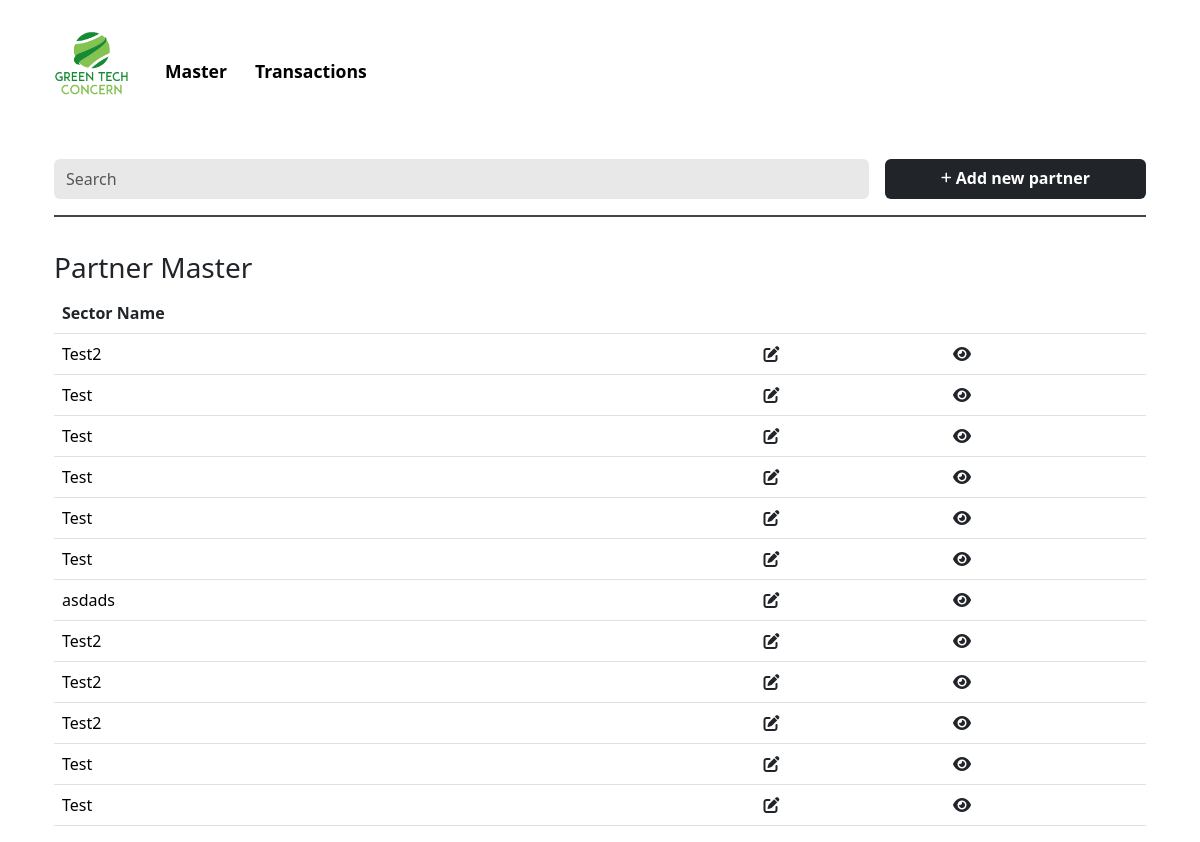
Screenshot of /master/?selection=partner (signed in) with the database file from the repository.
### resecurityapp/models.py (models this page shows, shortened)
class Partner(models.Model):
    Partner_Name = models.CharField(max_length=100)
    address = models.CharField(max_length=255)
    city = models.CharField(max_length=100)
    country = models.CharField(max_length=100)
    Contact_Person = models.CharField(max_length=100)
    email = models.EmailField()

### resecurityapp/views.py (the view)
# urls.py: path('master/', views.master, name='master'),
def master(request):
    fullname = request.session.get('fullname')
    if not fullname:
        return redirect('login')
    companies = Company.objects.order_by('Company_Name')
    sectors = Sector.objects.values('Sector_Name')
    services = Service.objects.values('Service_Name')
    brands = Brand.objects.values('Brand_Name')
    vias = Via.objects.all()
    statuses = Status.objects.all()
    partners = Partner.objects.all()
    selection = request.GET.get('selection', None)
    return render(request, 'master.html', {'companies': companies, 'sectors': sectors, 'services': services, 'vias': vias, 'statuses': statuses, 'brands': brands, 'partners': partners, 'selection': selection})

### templates/master.html (shortened to what this page needs)
{% load static %}
<!doctype html>
<html lang="en">
<head>
    <link href="https://cdn.jsdelivr.net/npm/bootstrap@5.3.2/dist/css/bootstrap.min.css" rel="stylesheet">
    <link href="{% static 'css/homepage.css' %}" rel="stylesheet">
</head>
<body>
    <div class="container">
        <div id="navbar">
            <nav class="navbar navbar-expand-lg justify-content-center">
                <div class="container-fluid mt-3">
                    <a class="navbar-brand" href="{% url 'index' %}">
                        <img src="{% static 'images/logo.png' %}" alt="Resecurity CRM" width="75">
                    </a>
                    <div class="collapse navbar-collapse" id="navbarNav">
                        <ul class="navbar-nav mt-3">
                            <li class="nav-item" id="master">
                                <a class="nav-link fw-semibold" style="cursor: pointer;">Master</a>
                            </li>
                            <li class="nav-item active" id="transactions">
                                <a class="nav-link fw-semibold" href="{% url 'index' %}">Transactions</a>
                            </li>
                        </ul>
                    </div>
                </div>
            </nav>
        </div>
        {% if selection == "company" %}
        <div id="company-section">
            <div class="container mt-5">
                <div class="row g-3">
                    <div class="col">
                        <input class="form-control me-2 py-2" type="search" id="company-search" placeholder="Search" aria-label="Search">
                    </div>
                    <div class="col-3">
                        <a href="{% url 'newcompany' %}">
                            <button type="submit" class="btn fw-semibold w-100" name="company-submit" style="background-color: #212529;">
                                <i class="fa-solid fa-plus fa-xs" style="color: #ffffff;"></i> Add new company
                            </button>
                        </a>
                    </div>
                </div>
                <div class="hl mt-3"></div>
            </div>
            <div id="company-detail-content" class="company-detail-content container">
                <h3>Company Master</h3>
                <table class="table">
                    <thead>
                        <tr>
                            <th scope="col">Company Name</th>
                            <th scope="col"></th>
                            <th scope="col"></th>
                        </tr>
                    </thead>
                    <tbody>
                        {% for company in companies %}
                        <tr>
                            <td>{{ company.Company_Name }}</td>
                            <td>
                                <a href="{% url 'companyform' company.id %}">
                                    <i class="fa-solid fa-pen-to-square" style="color: #212529;"></i>
                                </a>
                            </td>
                            <td>
                                <a href="{% url 'companydetails' company.id %}">
                                    <i class="fa-solid fa-eye" style="color: #212529;"></i>
                                </a>
                            </td>
                        </tr>
                        {% endfor %}
                    </tbody>
                </table>
            </div>
        </div>
        {% elif selection == "partner" %}
        <div id="partner-section">
            <div class="container mt-5">
                <div class="row g-3">
                    <div class="col">
                        <input class="form-control me-2 py-2" type="search" id="partner-search" placeholder="Search" aria-label="Search">
                    </div>
                    <div class="col-3">
                        <a href="{% url 'newpartner' %}">
                            <button type="submit" class="btn fw-semibold w-100" name="company-submit" style="background-color: #212529;">
                                <i class="fa-solid fa-plus fa-xs" style="color: #ffffff;"></i> Add new partner
                            </button>
                        </a>
                    </div>
                </div>
                <div class="hl mt-3"></div>
            </div>
            <div id="partner-detail-content" class="partner-detail-content container">
                <h3>Partner Master</h3>
                <table class="table" id="partner-table">
                    <thead>
                        <tr>
                            <th scope="col">Sector Name</th>
                            <th scope="col"></th>
                            <th scope="col"></th>
                        </tr>
                    </thead>
                    <tbody>
                        {% for partner in partners %}
                        <tr>
                            <td>{{ partner.Partner_Name }}</td>
                            <td>
                                <a href="{% url 'partnerform' partner.id %}">
                                    <i class="fa-solid fa-pen-to-square" style="color: #212529;"></i>
                                </a>
                            </td>
                            <td>
                                <a href="{% url 'partnerdetails' partner.id %}">
                                    <i class="fa-solid fa-eye" style="color: #212529;"></i>
                                </a>
                            </td>
                        </tr>
                        {% endfor %}
                    </tbody>
                </table>
            </div>
        </div>
        {% endif %}
    </div>
</body>
</html>

### static/css/homepage.css (style rules this page uses)
body { margin: 0; padding: 0; box-sizing: border-box; }
html { scroll-behavior: smooth; }
.nav-link { margin-left: 1vw; font-size: 1.1rem; color: black; }
.form-control { background-color: #e8e8e8; border: none; }
.btn { background-color: black; color: white; padding-bottom: 1.1vh; }
.hl { border-top: 2px solid rgb(69, 69, 69); }
.company-content, .company-detail-content, .sector-content, .sector-detail-content, .service-content, .service-detail-content, .via-content, .via-detail-content, .status-content, .status-detail-content, .brand-content, .brand-detail-content, .partner-content, .partner-detail-content { margin-top: 3%; }
.company-detail-content th, .sector-detail-content th, .service-detail-content th, .via-detail-content th, .status-detail-content th, .brand-detail-content, .partner-detail-content th { color: #212529; }

### rows the page displays
Partner: Partner_Name "Test2"
Partner: Partner_Name "Test"
Partner: Partner_Name "Test"
Partner: Partner_Name "Test"
Partner: Partner_Name "Test"
Partner: Partner_Name "Test"
Partner: Partner_Name "asdads"
Partner: Partner_Name "Test2"
Partner: Partner_Name "Test2"
Partner: Partner_Name "Test2"
Partner: Partner_Name "Test"
Partner: Partner_Name "Test"
